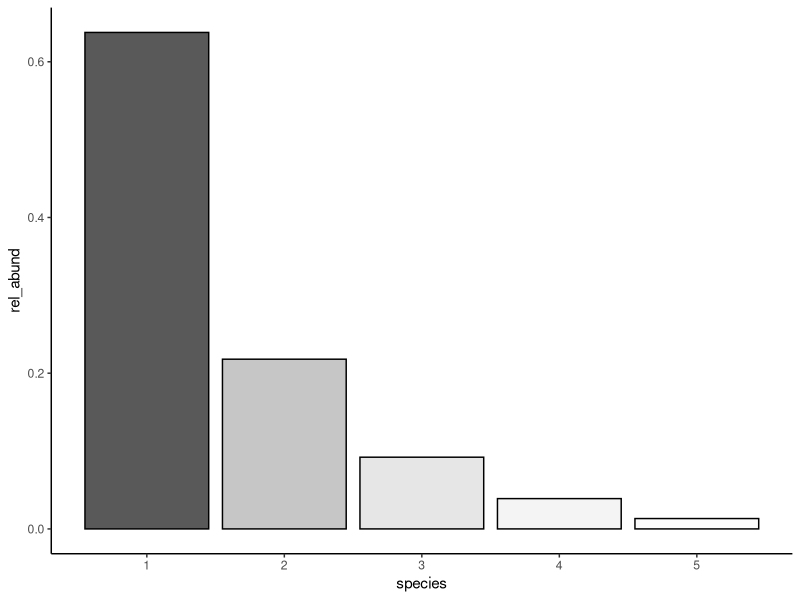

This chart was generated by the following R code:
#### This is a script to explore graphical explanations for the intuitive need for a generalized (specifically, one driven by smaller numbers than arithmetic) mean for describing the center of a skewed distribution. 

#Load general packages always used
require(vegan)
require(reshape2)        
require(ggplot2)
require(dplyr)
require(scales)


#play with lognormal distributions 

rich <- 5
quantile_vect <- seq(0,1,length.out = (rich +2))
quantile_vect <- quantile_vect[2:(rich+1)]; #this will make
#evenly spaced draws from the lognormal species abundance
#distribution
sku<-2
abundances <- qlnorm(quantile_vect, sdlog=sku)
ab<-data.frame(abundances/sum(abundances))
names(ab)<-"ab"
relab<- arrange(ab,desc(ab))
relab
named<-data.frame(cbind(seq(1:rich), relab))
names(named)<-c( "species","rel_abund")
head(named)
ggplot(named,aes(species,rel_abund))+geom_bar(stat="identity", color="black",alpha=(named$rel_abund/max(named$rel_abund)))+theme_classic()
